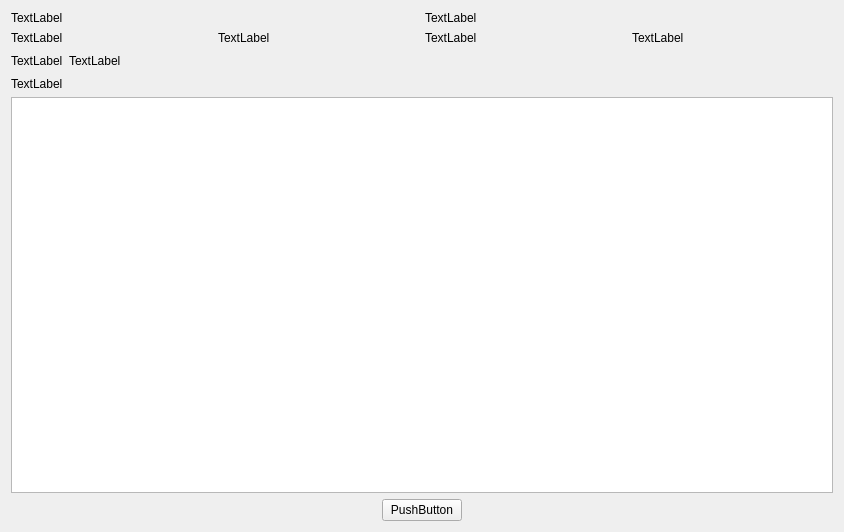
<?xml version="1.0" encoding="UTF-8"?>
<ui version="4.0">
 <class>seat_selection</class>
 <widget class="QWidget" name="seat_selection">
  <property name="geometry">
   <rect>
    <x>0</x>
    <y>0</y>
    <width>844</width>
    <height>532</height>
   </rect>
  </property>
  <property name="windowTitle">
   <string>Form</string>
  </property>
  <layout class="QGridLayout" name="gridLayout">
   <item row="0" column="0">
    <layout class="QVBoxLayout" name="verticalLayout_2">
     <item>
      <layout class="QVBoxLayout" name="verticalLayout">
       <item>
        <layout class="QHBoxLayout" name="horizontalLayout">
         <item>
          <widget class="QLabel" name="label_colorhint1">
           <property name="text">
            <string>TextLabel</string>
           </property>
          </widget>
         </item>
         <item>
          <widget class="QLabel" name="label_colorhint2">
           <property name="text">
            <string>TextLabel</string>
           </property>
          </widget>
         </item>
        </layout>
       </item>
       <item>
        <layout class="QHBoxLayout" name="horizontalLayout_3">
         <item>
          <widget class="QLabel" name="label_hintBuis">
           <property name="text">
            <string>TextLabel</string>
           </property>
          </widget>
         </item>
         <item>
          <widget class="QLabel" name="label_NoBuis">
           <property name="text">
            <string>TextLabel</string>
           </property>
          </widget>
         </item>
         <item>
          <widget class="QLabel" name="label_hintEcon">
           <property name="text">
            <string>TextLabel</string>
           </property>
          </widget>
         </item>
         <item>
          <widget class="QLabel" name="label_NoEcon">
           <property name="text">
            <string>TextLabel</string>
           </property>
          </widget>
         </item>
        </layout>
       </item>
       <item>
        <layout class="QHBoxLayout" name="horizontalLayout_4">
         <item>
          <widget class="QLabel" name="label_hintSeat">
           <property name="text">
            <string>TextLabel</string>
           </property>
          </widget>
         </item>
         <item>
          <widget class="QLabel" name="label_seat">
           <property name="text">
            <string>TextLabel</string>
           </property>
          </widget>
         </item>
         <item>
          <spacer name="horizontalSpacer_4">
           <property name="orientation">
            <enum>Qt::Horizontal</enum>
           </property>
           <property name="sizeHint" stdset="0">
            <size>
             <width>40</width>
             <height>20</height>
            </size>
           </property>
          </spacer>
         </item>
        </layout>
       </item>
       <item>
        <widget class="QLabel" name="label_hint">
         <property name="text">
          <string>TextLabel</string>
         </property>
        </widget>
       </item>
       <item>
        <widget class="QTableWidget" name="tableWidget_seats"/>
       </item>
      </layout>
     </item>
     <item>
      <layout class="QHBoxLayout" name="horizontalLayout_2">
       <item>
        <spacer name="horizontalSpacer">
         <property name="orientation">
          <enum>Qt::Horizontal</enum>
         </property>
         <property name="sizeHint" stdset="0">
          <size>
           <width>40</width>
           <height>20</height>
          </size>
         </property>
        </spacer>
       </item>
       <item>
        <widget class="QPushButton" name="pushButton_Cancel">
         <property name="text">
          <string>PushButton</string>
         </property>
        </widget>
       </item>
       <item>
        <spacer name="horizontalSpacer_2">
         <property name="orientation">
          <enum>Qt::Horizontal</enum>
         </property>
         <property name="sizeHint" stdset="0">
          <size>
           <width>40</width>
           <height>20</height>
          </size>
         </property>
        </spacer>
       </item>
      </layout>
     </item>
    </layout>
   </item>
  </layout>
 </widget>
 <resources/>
 <connections/>
</ui>
